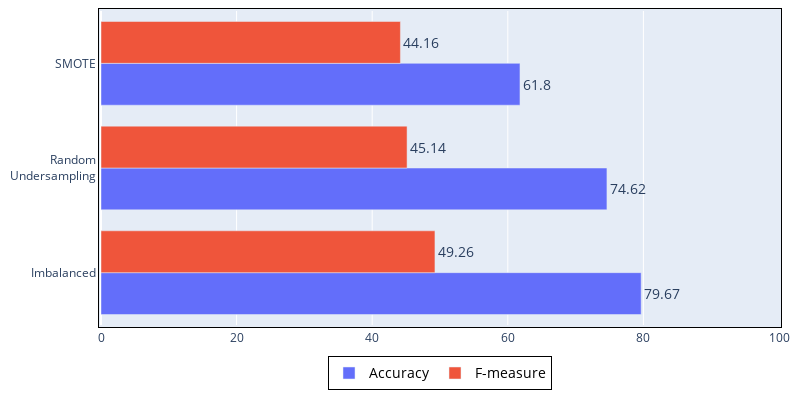

Here is the notebook cell this chart was saved with:
### Code cell
#speed variation;speed;distance;course variation;time gap;total time
accuracy  = data5.iloc[:, 1]
fmeasure  = data5.iloc[:, 2] * 100
gmeasure  = data5.iloc[:, 3] * 100
accuracyTwoDec = round(accuracy, 2) # Para etiquetas
fmeasureTwoDec = round(fmeasure, 2) # Para etiquetas
x = data1.labels       
x[1] = "Random<br>Undersampling"          

fig = go.Figure(go.Bar(x=accuracy, y=x, orientation='h', name='Accuracy', text=accuracyTwoDec, textposition='outside', outsidetextfont= dict(size=14),))
fig.add_trace(  go.Bar(x=fmeasure, y=x, orientation='h', name='F-measure', text=fmeasureTwoDec, textposition='outside', outsidetextfont= dict(size=14),))

fig.update_layout(
    legend=dict(
        traceorder="normal",
        font=dict(
            size=14,
            color="black"
        ),
        bordercolor="Black",
        borderwidth=1,
        xanchor = "center", # Para centrarla horizontalmente
        x = 0.5,            # Para centrarla horizontalmente
        orientation="h",    # Para centrarla horizontalmente
    ),
    autosize=False,
    width=800,
    height=400,
    xaxis= {
        'linecolor': 'black',
        'linewidth': 1,
        'mirror': True,
        "range": [ 0, 100 ],
    },
    yaxis= {
      #  'categoryorder': 'array',                                   # Para que ordene por accuracy
      #  'categoryarray': [x for _, x in sorted(zip(accuracy, x))],  # Para que ordene por accuracy
        'linecolor': 'black',
        'linewidth': 1,
        'mirror': True
    },
    margin={
        'l':   10,
        'r':   10,
        'b':   10,
        't':   10,
        'pad': 2
    }
)
fig.show() # Para que salga el resultado
#### Se guarda el diagrama ####
pio.write_image(fig, "ilu5.svg")

### Figure 1 — Plotly figure (JSON) as saved in the notebook; plotly's stock layout.template omitted (floating-point values rounded to 4 significant figures)
{"data": [{"name": "Accuracy", "orientation": "h", "outsidetextfont": {"size": 14}, "text": [79.67, 74.62, 61.8], "textposition": "outside", "type": "bar", "x": [79.67, 74.62, 61.8], "y": ["Imbalanced", "Random<br>Undersampling", "SMOTE"]}, {"name": "F-measure", "orientation": "h", "outsidetextfont": {"size": 14}, "text": [49.26, 45.14, 44.16], "textposition": "outside", "type": "bar", "x": [49.26, 45.14, 44.16], "y": ["Imbalanced", "Random<br>Undersampling", "SMOTE"]}], "layout": {"autosize": false, "height": 400, "legend": {"bordercolor": "Black", "borderwidth": 1, "font": {"color": "black", "size": 14}, "orientation": "h", "traceorder": "normal", "x": 0.5, "xanchor": "center"}, "margin": {"b": 10, "l": 10, "pad": 2, "r": 10, "t": 10}, "width": 800, "xaxis": {"linecolor": "black", "linewidth": 1, "mirror": true, "range": [0, 100]}, "yaxis": {"linecolor": "black", "linewidth": 1, "mirror": true}}}
